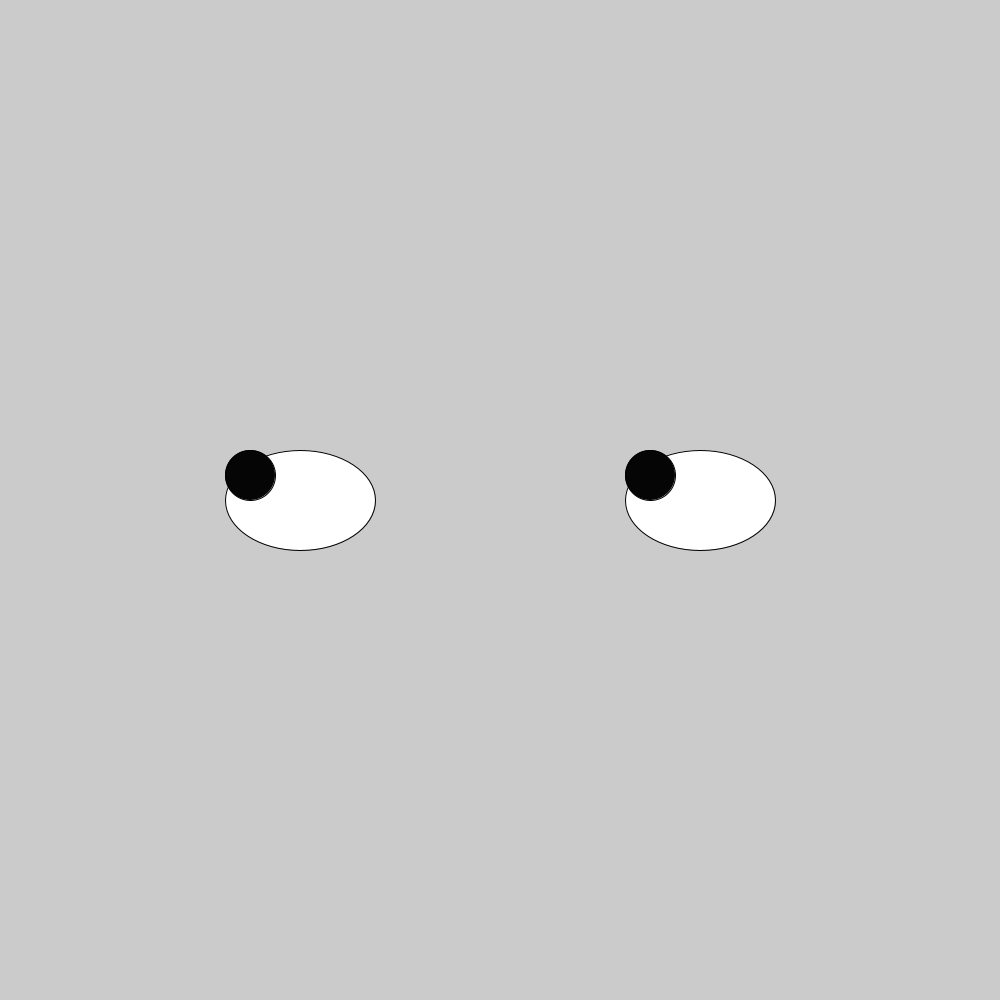
Frame 1 (no input)
Frame 60 (the mouse pressed at the canvas centre just before this capture): identical to frame 1, image omitted
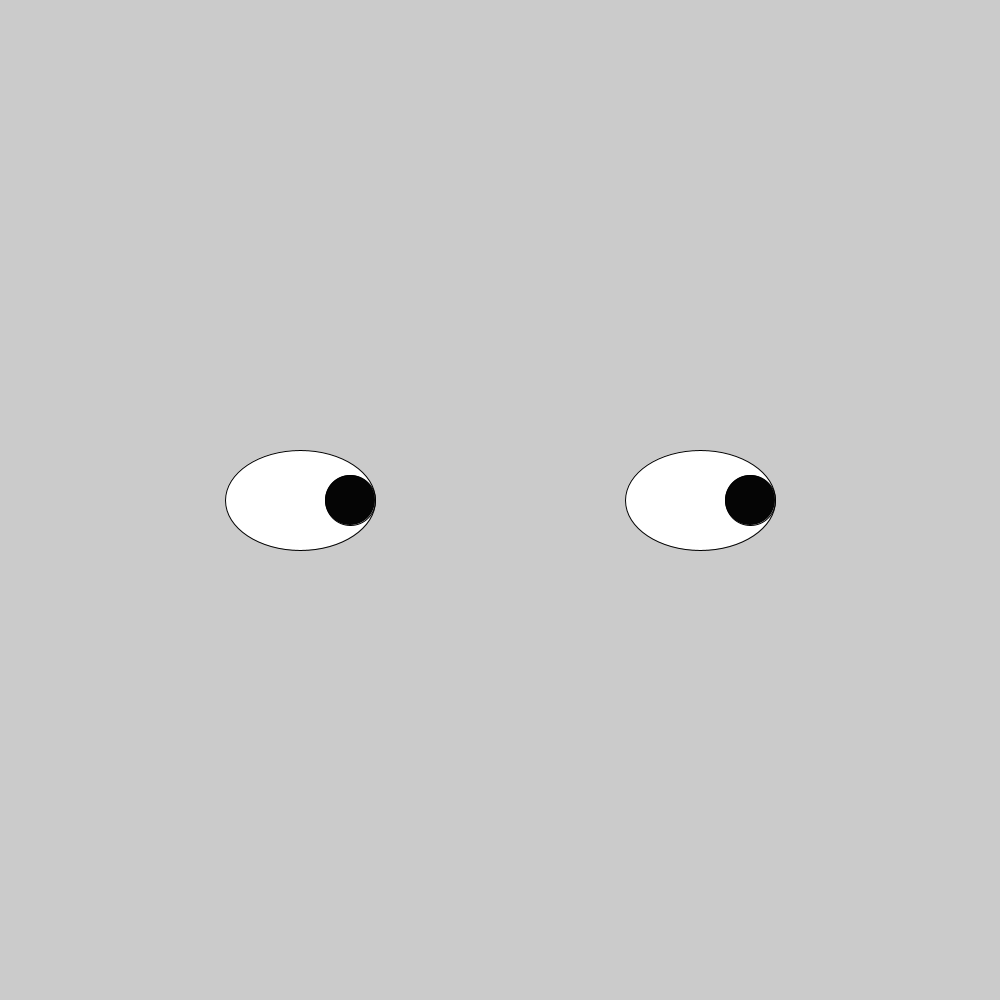
Frame 120 (the mouse held since frame 60 and released just before this capture)

The Processing sketch that drew these frames (run headless with seeded random() and noise(); from frame 60 on, the mouse is pressed at the canvas centre):

// Processing sketch: GooglyEyes
// ── GooglyEyes.pde
void setup(){
 size(1000,1000); 
}
void draw(){
background(#CBCBCB);
  int x = mouseX;
int y = mouseY;
  if(mouseY>510){
   y = 510;
}
 else if(mouseY<475){
   y = 475;
}
if(mouseX>350){
   x = 350;
}
else if(mouseX<250){
   x=250;
}
fill(#FFFFFF);
ellipse(300,500,150,100);
ellipse(700,500,150,100);
fill(#050505);
ellipse(x,y,50,50);

ellipse(x+400,y,50,50);

}
